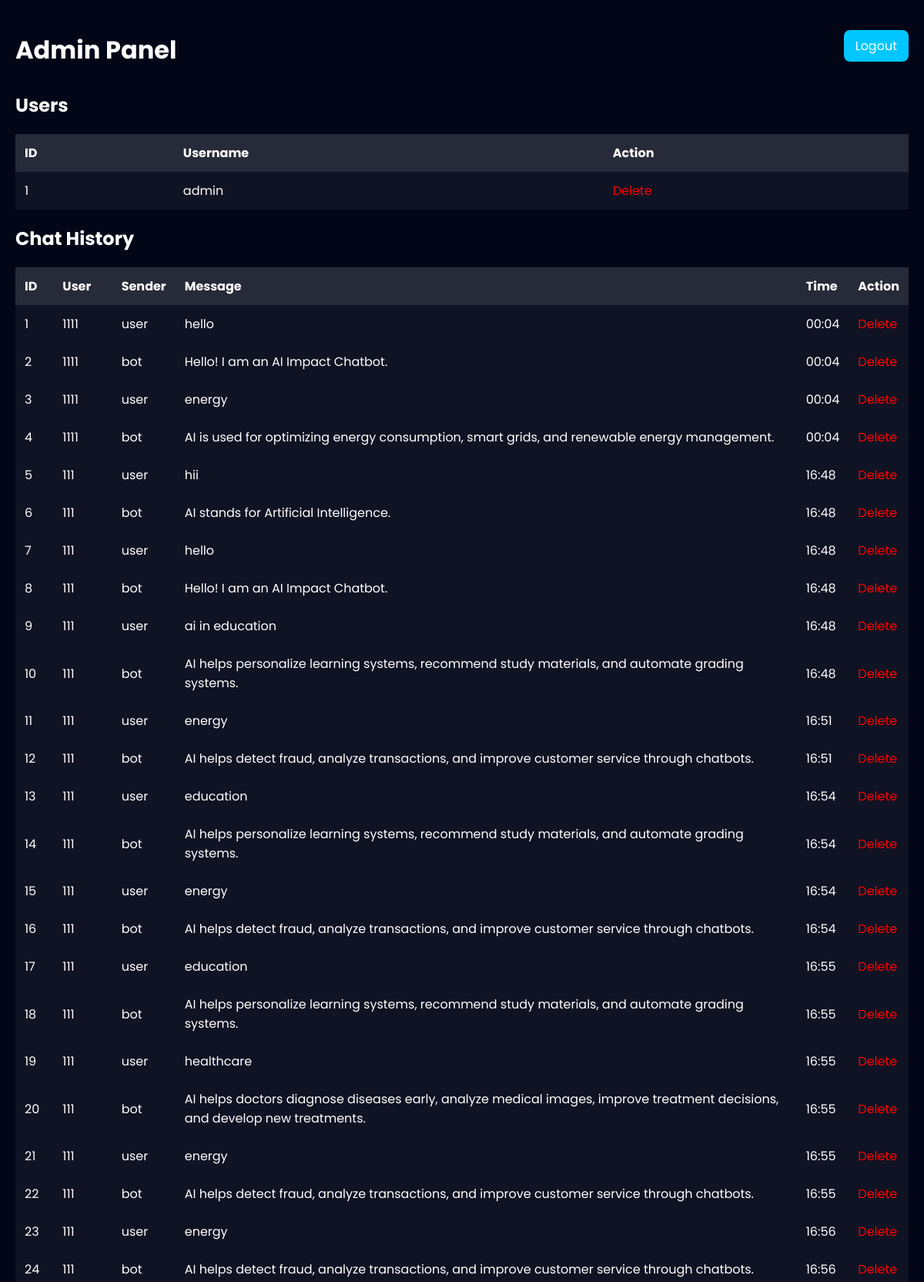
Page /admin (signed in, upper part) on the committed database.
### tables this page shows
CREATE TABLE chat_history (
        id INTEGER PRIMARY KEY AUTOINCREMENT,
        username TEXT,
        sender TEXT,
        message TEXT,
        time TEXT
    );

### app.py (the view)
@app.get("/admin", response_class=HTMLResponse)
def admin_panel(request: Request):
    user = request.cookies.get("user")
    if user != "admin":
        return RedirectResponse("/login")
    conn = get_db()
    cursor = conn.cursor()
    cursor.execute("SELECT rowid, username FROM users")
    users = cursor.fetchall()
    cursor.execute("SELECT id, username, sender, message, time FROM chat_history")
    chats = cursor.fetchall()
    conn.close()
    return templates.TemplateResponse("admin.html", {
        "request": request,
        "users": users,
        "chats": chats
    })

### templates/admin.html (shortened to what this page needs)
<!DOCTYPE html>
<html lang="en">
<head>
    <link rel="stylesheet" href="https://cdnjs.cloudflare.com/ajax/libs/font-awesome/6.5.0/css/all.min.css">
</head>
<body>
<div class="container">
    <div class="top-bar">
        <h1>Admin Panel</h1>
        <a href="/logout" class="btn">Logout</a>
    </div>
    <h2>Users</h2>
    <table>
        <tr>
            <th>ID</th>
            <th>Username</th>
            <th>Action</th>
        </tr>
        {% for u in users %}
        <tr>
            <td>{{ u[0] }}</td>
            <td>{{ u[1] }}</td>
            <td>
                <a href="/delete_user/{{ u[0] }}">Delete</a>
            </td>
        </tr>
        {% endfor %}
    </table>
    <h2>Chat History</h2>
    <table>
        <tr>
            <th>ID</th>
            <th>User</th>
            <th>Sender</th>
            <th>Message</th>
            <th>Time</th>
            <th>Action</th>
        </tr>
        {% for c in chats %}
        <tr>
            <td>{{ c[0] }}</td>
            <td>{{ c[1] }}</td>
            <td>{{ c[2] }}</td>
            <td>{{ c[3] }}</td>
            <td>{{ c[4] }}</td>
            <td>
                <a href="/delete_chat/{{ c[0] }}">Delete</a>
            </td>
        </tr>
        {% endfor %}
    </table>
    <br>
</div>
</body>
</html>

### templates/admin.html (style rules this page uses)
body { margin: 0; font-family: 'Poppins', sans-serif; background: #020617; color: white; }
.container { padding: 20px; }
h1 { margin-bottom: 10px; }
table { width: 100%; border-collapse: collapse; margin-top: 20px; background: rgba(255,255,255,0.05); }
th, td { padding: 12px; text-align: left; }
th { background: rgba(255,255,255,0.1); }
a { color: red; text-decoration: none; }
.top-bar { display: flex; justify-content: space-between; align-items: center; }
.btn { padding: 8px 15px; background: #00c6ff; border-radius: 8px; color: white; text-decoration: none; }

### rows in the picture
chat_history: id "1", username "1111", sender "user", message "hello", time "00:04"
chat_history: id "2", username "1111", sender "bot", message "Hello! I am an AI Impact Chatbot.", time "00:04"
chat_history: id "3", username "1111", sender "user", message "energy", time "00:04"
chat_history: id "4", username "1111", sender "bot", message "AI is used for optimizing energy consumption, smart grids, and renewable energy management.", time "00:04"
chat_history: id "5", username "111", sender "user", message "hii", time "16:48"
chat_history: id "6", username "111", sender "bot", message "AI stands for Artificial Intelligence.", time "16:48"
chat_history: id "7", username "111", sender "user", message "hello", time "16:48"
chat_history: id "8", username "111", sender "bot", message "Hello! I am an AI Impact Chatbot.", time "16:48"
chat_history: id "9", username "111", sender "user", message "ai in education", time "16:48"
chat_history: id "10", username "111", sender "bot", message "AI helps personalize learning systems, recommend study materials, and automate grading systems.", time "16:48"
chat_history: id "11", username "111", sender "user", message "energy", time "16:51"
chat_history: id "12", username "111", sender "bot", message "AI helps detect fraud, analyze transactions, and improve customer service through chatbots.", time "16:51"
chat_history: id "13", username "111", sender "user", message "education", time "16:54"
chat_history: id "14", username "111", sender "bot", message "AI helps personalize learning systems, recommend study materials, and automate grading systems.", time "16:54"
chat_history: id "15", username "111", sender "user", message "energy", time "16:54"
chat_history: id "16", username "111", sender "bot", message "AI helps detect fraud, analyze transactions, and improve customer service through chatbots.", time "16:54"
chat_history: id "17", username "111", sender "user", message "education", time "16:55"
chat_history: id "18", username "111", sender "bot", message "AI helps personalize learning systems, recommend study materials, and automate grading systems.", time "16:55"
chat_history: id "19", username "111", sender "user", message "healthcare", time "16:55"
chat_history: id "20", username "111", sender "bot", message "AI helps doctors diagnose diseases early, analyze medical images, improve treatment decisions, and develop new treatments.", time "16:55"
chat_history: id "21", username "111", sender "user", message "energy", time "16:55"
chat_history: id "22", username "111", sender "bot", message "AI helps detect fraud, analyze transactions, and improve customer service through chatbots.", time "16:55"
chat_history: id "23", username "111", sender "user", message "energy", time "16:56"
chat_history: id "24", username "111", sender "bot", message "AI helps detect fraud, analyze transactions, and improve customer service through chatbots.", time "16:56"

### other values in the picture
{{ u[0] }} "1"
{{ u[1] }} "admin"
